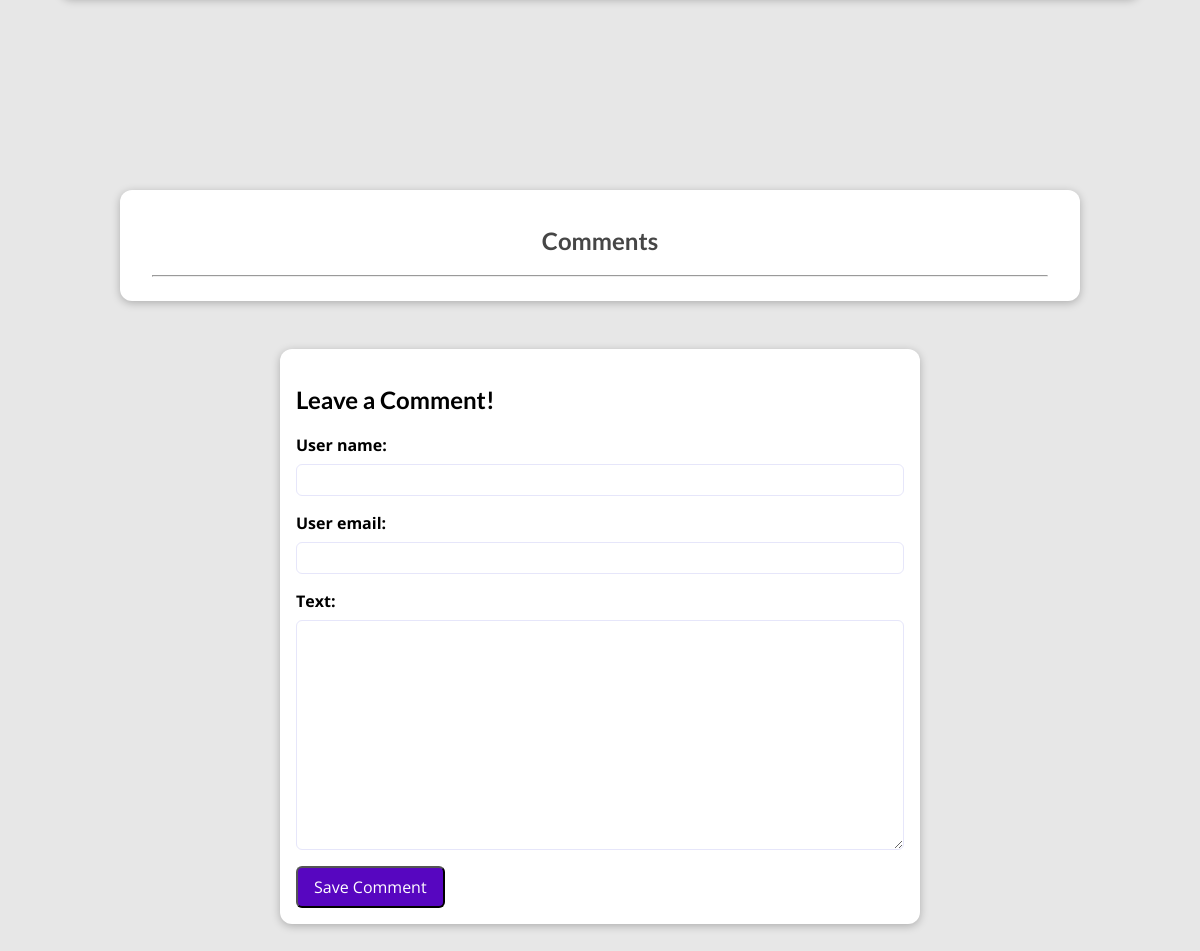
Before: /posts/roger (lower part) with the older database file.
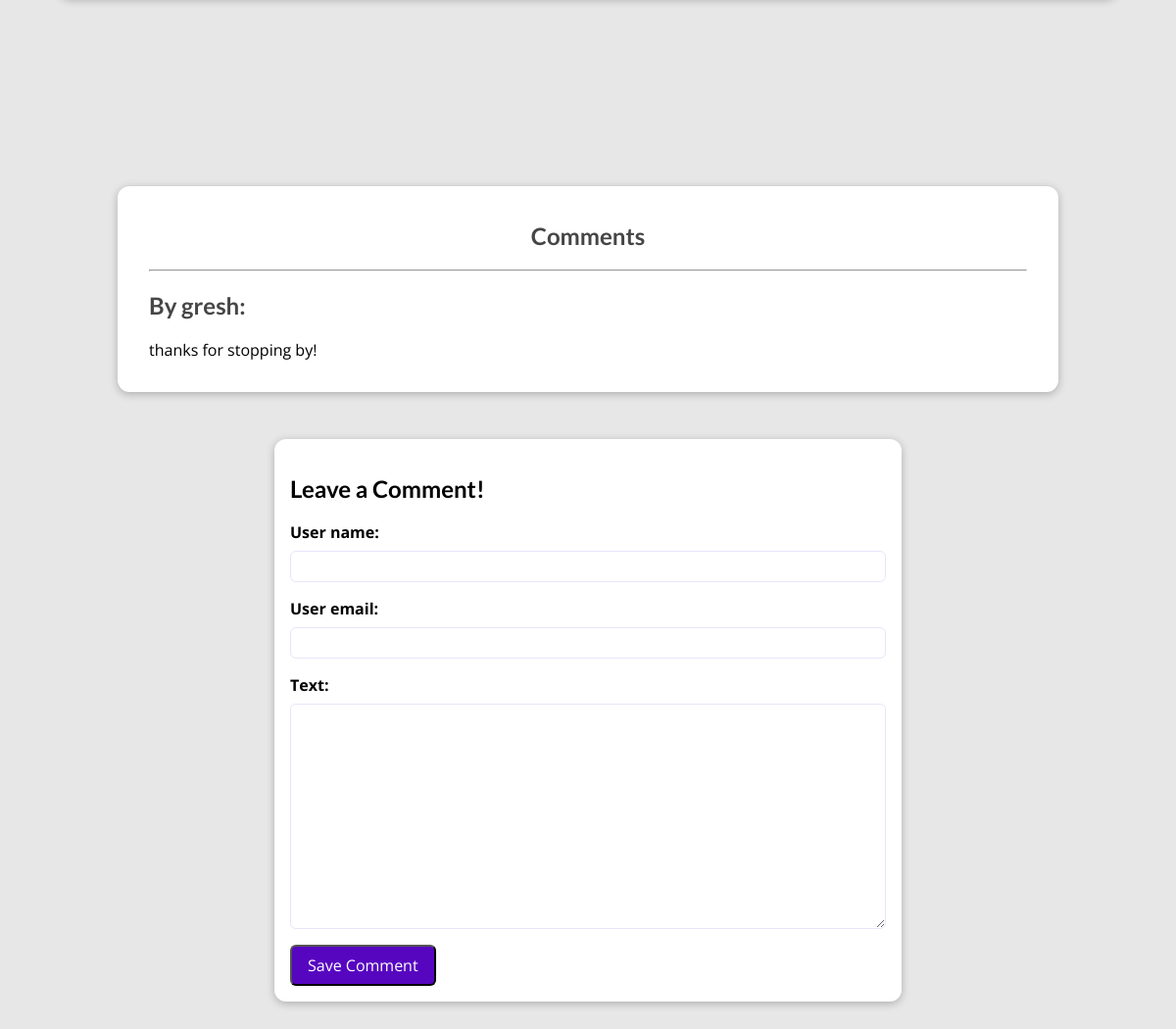
After: the same page with the newer database file.
### blog/models.py (models this page shows, shortened)
class Comment(models.Model):
    user_name = models.CharField(max_length=100)
    user_email = models.EmailField()
    text = models.TextField()
    post = models.ForeignKey(Post, on_delete=models.CASCADE, related_name="comments")

### blog/views.py (the view, shortened to what this page needs)
# urls.py: path("posts/<slug:slug>", views.SinglePostView.as_view(),
class SinglePostView(View):
    def get(self, request, slug):
        post = get_object_or_404(Post, slug=slug)
        context = {
            "post": post,
            "tags": post.tags.all(),
            "comment_form": CommentForm(),
            "comments": post.comments.all().order_by("-id"),
        }
        return render(request, "blog/post-detail.html", context)

### blog/forms.py
class CommentForm(forms.ModelForm):
    class Meta:
        model = Comment
        exclude = ["post"]
        labels = {
            "name": "Your Name",
            "email": "Your Email",
            "body": "Your Comment",
        }
        widgets = {
            "name": forms.TextInput(attrs={"class": "form-control"}),
            "email": forms.EmailInput(attrs={"class": "form-control"}),
            "body": forms.Textarea(attrs={"class": "form-control"}),
        }

### blog/models.py (called while the page is built)
    def full_name(self):
        return f'{self.first_name} {self.last_name}'

    def __str__(self):
        return self.full_name()

### blog/templates/blog/post-detail.html (shortened to what this page needs)
{% extends "base.html" %}
{% load static %}
{% block css_files %}
<link rel="stylesheet" href="{% static "blog/post-detail.css" %}">
{% endblock %}
{% block content %}
<section id="comments">
  <h2 id="comment_header">Comments</h2>
  <hr>
  <ul>
    {% for comment in comments %}
      <li>
        <h2>By {{ comment.user_name }}:</h2>
        <p>{{ comment.text }}</p>
      </li>
    {% endfor %}
  </ul>
</section>
<section id="comment-form">
  <h2>Leave a Comment!</h2>
  <form action="{% url "post-detail-page" post.slug %}" method="POST">
    {% for form_field in comment_form %}
      <div class="form-control {% if form_field.errors %} invalid {% endif %}">
        {{ form_field.label_tag }}
        {{ form_field }}
      </div>
    {% endfor %}
    <button>Save Comment</button>
  </form>
</section>
{% endblock %}

Changed rows visible on the page:
added Comment: user_name "gresh", text "thanks for stopping by!"
